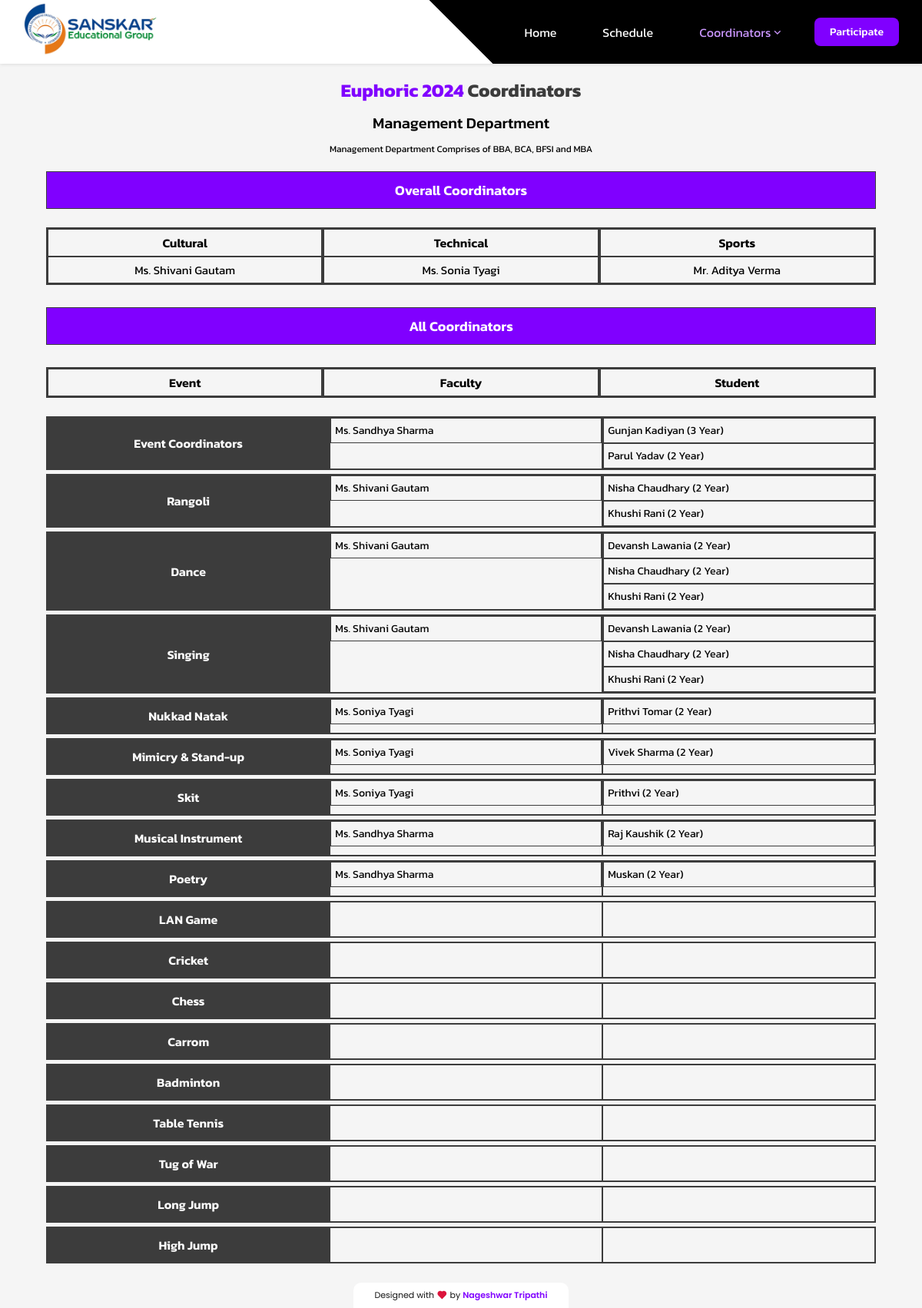
The app's page /coordinators/Management/ with its own data.
### main/models.py (models this page shows, shortened)
class Department(models.Model):
    name = models.CharField(max_length=100, unique=True)
    description = models.CharField(max_length=255, null=True, blank=True)
    cultural = models.CharField(max_length=100, null=True, blank=True)
    sports = models.CharField(max_length=100, null=True, blank=True)
    technical = models.CharField(max_length=100, null=True, blank=True)

class EventGroup(models.Model):
    name = models.CharField(max_length=255, unique=True)
    def __str__(self):
        return self.name

class FactultyCoordinator(models.Model):
    name = models.CharField(max_length=100)
    event = models.ForeignKey(EventGroup, null=True, on_delete=models.SET_NULL)
    department = models.ForeignKey(
        Department, on_delete=models.SET_NULL, null=True)

class StudentCoordinator(models.Model):
    name = models.CharField(max_length=100)
    year = models.CharField(max_length=50)
    event = models.ForeignKey(EventGroup, null=True, on_delete=models.SET_NULL)
    department = models.ForeignKey(
        Department, on_delete=models.SET_NULL, null=True)

### main/smart_views.py (the view)
# urls.py: path('coordinators/<str:department>/',
def coordinators(request, department):
    department_instance = Department.objects.get(name=department)
    all_events = EventGroup.objects.all()
    coordinators = []
    for event in all_events:
        faculty = FactultyCoordinator.objects.filter(
            department=department_instance, event=event).all()
        students = StudentCoordinator.objects.filter(
            department=department_instance, event=event)
        item = {
            'event': event,
            'faculties': faculty,
            'students': students
        }
        coordinators.append(item)
    departments = Department.objects.all()
    data = {
        'departments': departments,
        'department': department_instance,
        'coordinators': coordinators,
    }
    return render(request, 'main/coordinators.html', data)

### main/templates/main/coordinators.html (shortened to what this page needs)
{% extends "main/base.html" %}
{% load static %}
{% block head %}
<link rel="stylesheet" href="{% static 'main/css/coordinators.css' %}">
{% endblock head %}
{% block body %}
{% include 'main/topbar.html' %}
<section class="container">
    <h1 class="container-head"><span>Euphoric 2024</span> Coordinators</h1>
    <h3 class="container-subhead">{{department.name}} Department</h3>
    <p class="container-text">{{department.description}}</p>
    <div class="wrapper">
        <div class="overall-wrapper">
            <h3 class="wrapper-header">Overall Coordinators</h3>
            <br>
            <div class="overall-bracket">
                <div class="overall-column">
                    <h3>Cultural</h3>
                    <p>{{department.cultural}}</p>
                </div>
                <div class="overall-column">
                    <h3>Technical</h3>
                    <p>{{department.technical}}</p>
                </div>
                <div class="overall-column">
                    <h3>Sports</h3>
                    <p>{{department.sports}}</p>
                </div>
            </div>
        </div>
        <div class="wrapper-break"></div>
        <div class="coordinator-wrapper">
            <br>
            <h3 class="wrapper-header">All Coordinators</h3><br>
            <div class="wrapper-break"></div>
            <div class="overall-bracket" id="desktop-head">
                <div class="overall-column">
                    <h3>Event</h3>
                </div>
                <div class="overall-column">
                    <h3>Faculty</h3>
                </div>
                <div class="overall-column">
                    <h3>Student</h3>
                </div>
            </div>
            <br>
            {% for coordinator in coordinators %}
            <div class="coordinator-row">
                <div class="event-block">
                    {{coordinator.event}}
                </div>
                <div class="coordinator-block">
                    {% for faculty in coordinator.faculties %}
                    <div class="coordinator-item">{{faculty.name}}</div>
                    {% endfor %}
                </div>
                <div class="coordinator-block">
                    {% for student in coordinator.students %}
                    <div class="coordinator-item">{{student.name}} ({{student.year}} Year)</div>
                    {% endfor %}
                </div>
            </div>
            <div class="wrapper-break"></div>
            {% endfor %}
        </div>
    </div>
</section>
{% include 'main/brand.html' %}
{% endblock body %}

### main/static/main/css/global.css (style rules this page uses)
* { padding: 0; margin: 0; box-sizing: border-box; transition: 0.3s ease-in-out; }
html { scroll-behavior: smooth; }
:root { --text: rgb(20, 20, 20); --bg: rgb(245, 245, 245); --text-dull: rgb(60, 60, 60); --bg-dull: rgb(230, 230, 230); --primary: rgb(0, 10, 230); --primary: rgb(128, 0, 255); --nav-active: rgb(203, 151, 255); --primary-dull: rgb(93, 0, 185); --shadow: rgb(230, 230, 230); }
body { font-family: "Poppins"; background: var(--bg); color: var(--text); color: var; overflow-x: hidden; }

### main/static/main/css/master.css (style rules this page uses)
.container { width: 90%; margin: auto; min-height: 100vh; padding-top: 100px; padding-bottom: 20px; }
.container-head { font-size: 24px; text-align: center; color: var(--text-dull); width: 600px; margin: auto; font-family: "Kanit"; }
.container-head span { color: var(--primary); }

### main/static/main/css/coordinators.css (style rules this page uses)
.container-subhead { text-align: center; font-size: 20px; margin-top: 10px; color: black; font-family: "Kanit"; font-weight: 500; }
.container-text { text-align: center; font-size: 12px; font-family: "Kanit"; color: black; margin-top: 10px; }
.wrapper { margin-top: 20px; width: 100%; font-family: "Kanit"; border-radius: 5px; color: black; }
.overall-wrapper { width: 100%; display: flex; flex-direction: column; align-items: center; justify-content: center; }
.wrapper-header { width: 100%; text-align: center; padding: 10px; font-size: 18px; font-weight: 600; color: white; background: var(--primary); border: 1px solid var(--text-dull); }
.overall-bracket { display: flex; align-items: center; justify-content: center; border: 1px solid var(--text-dull); width: 100%; }
.overall-column { display: flex; align-items: center; flex-direction: column; justify-content: center; border: 1px solid var(--text-dull); width: 100%; }
.overall-column h3 { width: 100%; font-size: 16px; font-weight: 600; padding: 5px; text-align: center; border: 1px solid var(--text-dull); }
.overall-column p { width: 100%; font-size: 15px; padding: 5px; text-align: center; border: 1px solid var(--text-dull); }
.wrapper-break { width: 100%; height: 5px; }
.coordinator-row { display: flex; width: 100%; border: 1px solid var(--text-dull); }
.event-block { width: 100%; text-align: center; display: flex; align-items: center; justify-content: center; font-weight: 600; border: 1px solid var(--text-dull); padding: 10px; color: white; background: var(--text-dull); }
.coordinator-block { width: 100%; border: 1px solid var(--text-dull); }
.coordinator-item { text-align: left; padding: 5px; border: 1px solid var(--text-dull); font-size: 14px; }

### records on screen
Department: name "Management", description "Management Department Comprises of BBA, BCA, BFSI and MBA", cultural "Ms. Shivani Gautam", technical "Ms. Sonia Tyagi", sports "Mr. Aditya Verma"
EventGroup: event "Event Coordinators"
FactultyCoordinator: name "Ms. Sandhya Sharma"
StudentCoordinator: name "Gunjan Kadiyan", year "3"
StudentCoordinator: name "Parul Yadav", year "2"
EventGroup: event "Rangoli"
FactultyCoordinator: name "Ms. Shivani Gautam"
StudentCoordinator: name "Nisha Chaudhary", year "2"
StudentCoordinator: name "Khushi Rani", year "2"
EventGroup: event "Dance"
FactultyCoordinator: name "Ms. Shivani Gautam"
StudentCoordinator: name "Devansh Lawania", year "2"
StudentCoordinator: name "Nisha Chaudhary", year "2"
StudentCoordinator: name "Khushi Rani", year "2"
EventGroup: event "Singing"
FactultyCoordinator: name "Ms. Shivani Gautam"
StudentCoordinator: name "Devansh Lawania", year "2"
StudentCoordinator: name "Nisha Chaudhary", year "2"
StudentCoordinator: name "Khushi Rani", year "2"
EventGroup: event "Nukkad Natak"
FactultyCoordinator: name "Ms. Soniya Tyagi"
StudentCoordinator: name "Prithvi Tomar", year "2"
EventGroup: event "Mimicry & Stand-up"
FactultyCoordinator: name "Ms. Soniya Tyagi"
StudentCoordinator: name "Vivek Sharma", year "2"
EventGroup: event "Skit"
FactultyCoordinator: name "Ms. Soniya Tyagi"
StudentCoordinator: name "Prithvi", year "2"
EventGroup: event "Musical Instrument"
FactultyCoordinator: name "Ms. Sandhya Sharma"
StudentCoordinator: name "Raj Kaushik", year "2"
EventGroup: event "Poetry"
FactultyCoordinator: name "Ms. Sandhya Sharma"
StudentCoordinator: name "Muskan", year "2"
EventGroup: event "LAN Game"
EventGroup: event "Cricket"
EventGroup: event "Chess"
EventGroup: event "Carrom"
EventGroup: event "Badminton"
EventGroup: event "Table Tennis"
EventGroup: event "Tug of War"
EventGroup: event "Long Jump"
EventGroup: event "High Jump"
